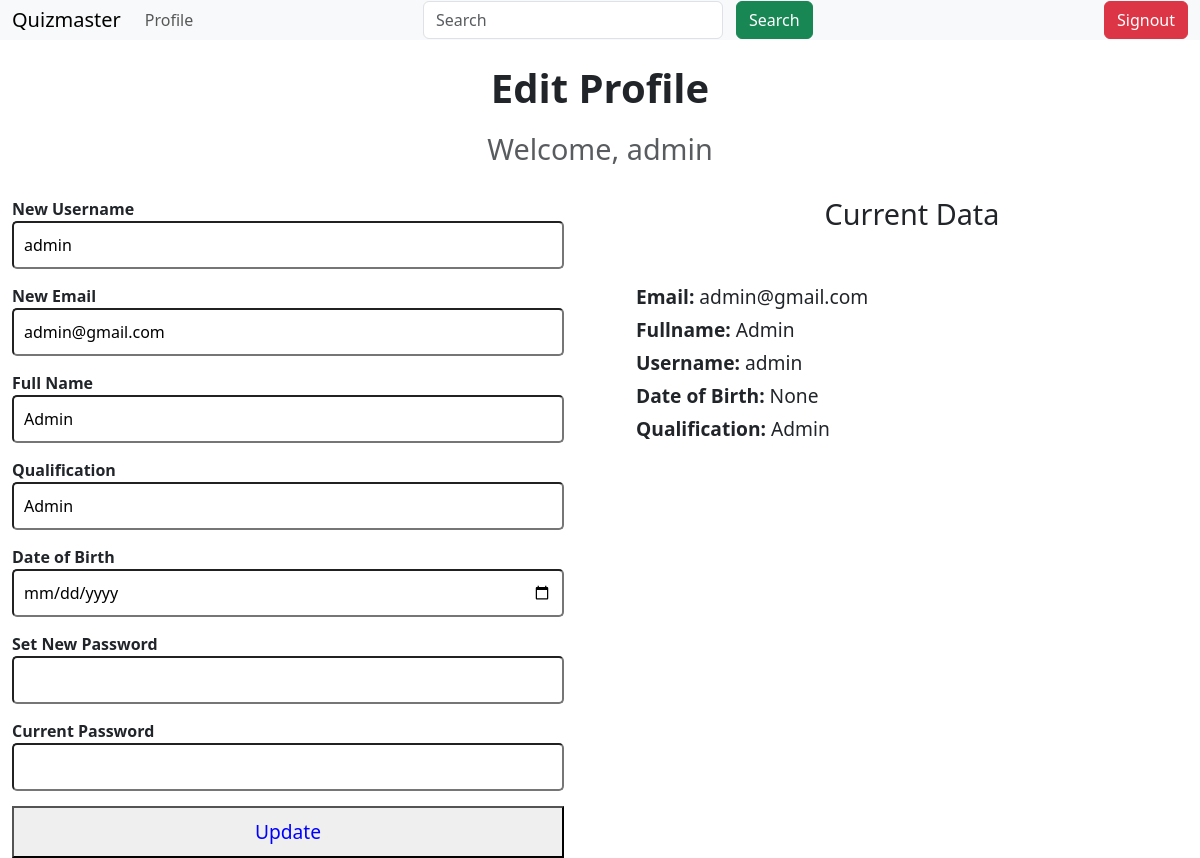
The page /profile (signed in) on the database as committed earlier.
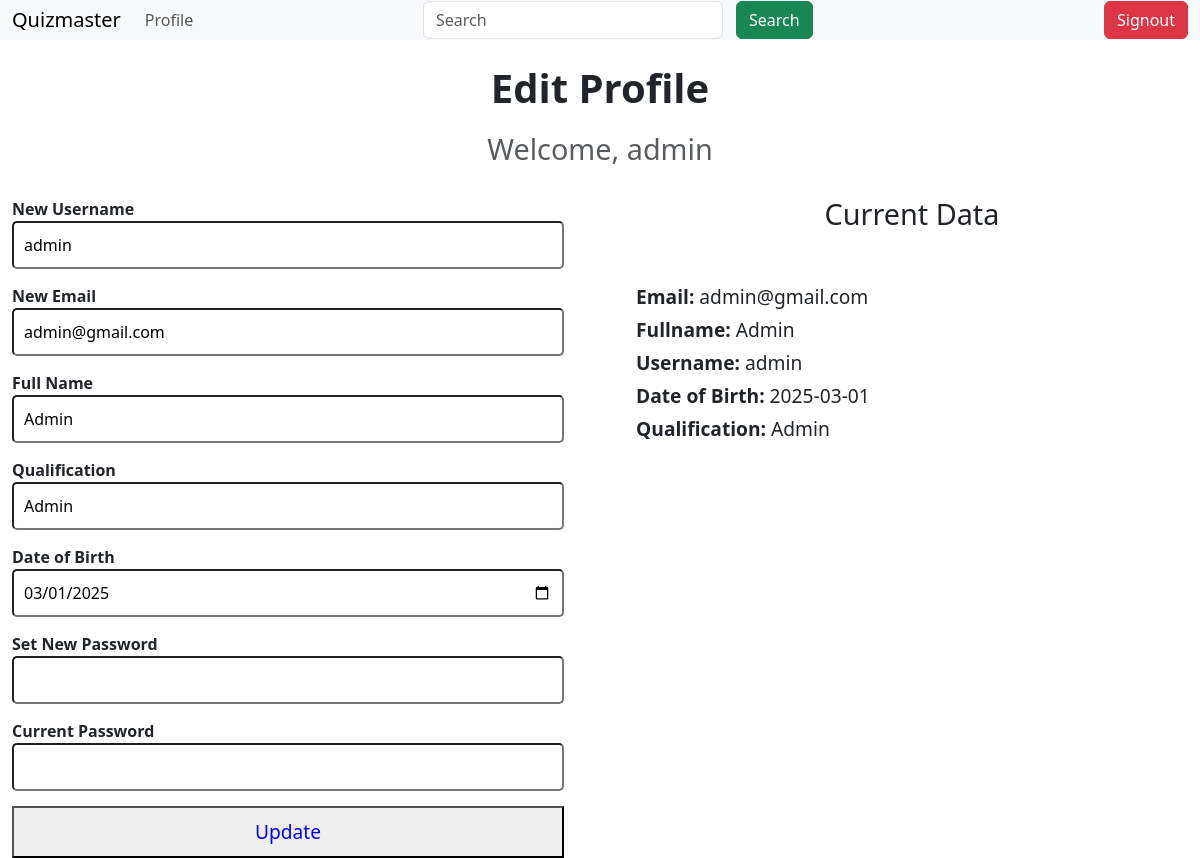
The same page on the database as committed later.
### models/models.py (models this page shows, shortened)
class User(db.Model):
    __tablename__ = "users"
    id = db.Column(db.Integer, primary_key=True)
    user_name=db.Column(db.String(30),unique=True,nullable=False)
    email = db.Column(db.String(50), nullable=False, unique=True)
    _password = db.Column("password", db.String(255), nullable=False)  # Store the hashed password here
    fullname = db.Column(db.String(80))
    qualification = db.Column(db.String(100))
    dob = db.Column(db.Date)
    isadmin = db.Column(db.Boolean, nullable=False, default=False)
    scores = db.relationship('Scores', back_populates='user', cascade="all, delete-orphan")
    @property
    def password(self):
        raise AttributeError('Password is not a readable attribute')
    @password.setter
    def password(self, password):
        self._password = generate_password_hash(password)  # Hash the password and store it in _password

### controllers/routes.py (the view)
@app.route('/profile')
@authcheck
def profile():
    user = User.query.get(session['user_id'])
    return render_template("profile.html", user=user)

### controllers/routes.py (called while the page is built)
def authcheck(func):
    @wraps(func)
    def wrapper(*args, **kwargs):
        if 'user_id' not in session:
            flash('Please login to access this page')
            return redirect(url_for('login'))
        return func(*args, **kwargs)
    return wrapper

### templates/profile.html (shortened to what this page needs)
{% extends 'layout.html' %}
{% block content %}
    {% include 'navbar.html' %}
    <br>
    <h1 class="text-center">Edit Profile</h1>
    <h2 class="text-center text-muted">Welcome, {{ user.user_name }}</h2>
    <div id="profile-panel" class="container">
        <div class="row">
            <div class="col-md-6">
                <form id="edit-profile-form" method="post">
                    <div class="form-group-custom">
                        <label for="user_name">New Username</label>
                        <input type="text" name="user_name" id="user_name" class="form-control-custom" value="{{ user.user_name }}" required>
                    </div>
                    <div class="form-group-custom">
                        <label for="email">New Email</label>
                        <input type="email" name="email" id="email" class="form-control-custom" required value="{{ user.email }}">
                    </div>
                    <div class="form-group-custom">
                        <label for="fullname">Full Name</label>
                        <input type="text" name="fullname" id="fullname" class="form-control-custom" value="{{ user.fullname }}">
                    </div>
                    <div class="form-group-custom">
                        <label for="qualification">Qualification</label>
                        <input type="text" name="qualification" id="qualification" class="form-control-custom" value="{{ user.qualification }}">
                    </div>
                    <div class="form-group-custom">
                        <label for="dob_str">Date of Birth</label>
                        <input type="date" name="dob" id="dob" class="form-control-custom" value="{{ user.dob }}">
                    </div>
                    <div class="form-group-custom">
                        <label for="password">Set New Password</label>
                        <input type="password" name="password" id="password" class="form-control-custom">
                    </div>
                    <div class="form-group-custom">
                        <label for="currentpassword">Current Password</label>
                        <input type="password" name="currentpassword" id="currentpassword" class="form-control-custom" required>
                    </div>
                    <button type="submit" class="btn-custom btn-primary btn-block-custom">Update</button>
                </form>
            </div>
            <div id="current-data-panel" class="col-md-6">
                <h2 class="text-center">Current Data</h2>
                <br>
                <h4><strong>Email:</strong>  {{ user.email }}</h4>
                <h4><strong>Fullname:</strong>  {{ user.fullname }}</h4>
                <h4><strong>Username:</strong>  {{ user.user_name }}</h4>
                <h4><strong>Date of Birth:</strong>  {{ user.dob }}</h4>
                <h4><strong>Qualification:</strong>  {{ user.qualification }}</h4>
            </div>
        </div>
    </div>
{% endblock %}

Rows that differ between the two databases and show on the page:
changed User "admin": dob (not shown) → "03/01/2025"; dob "None" → "2025-03-01"
